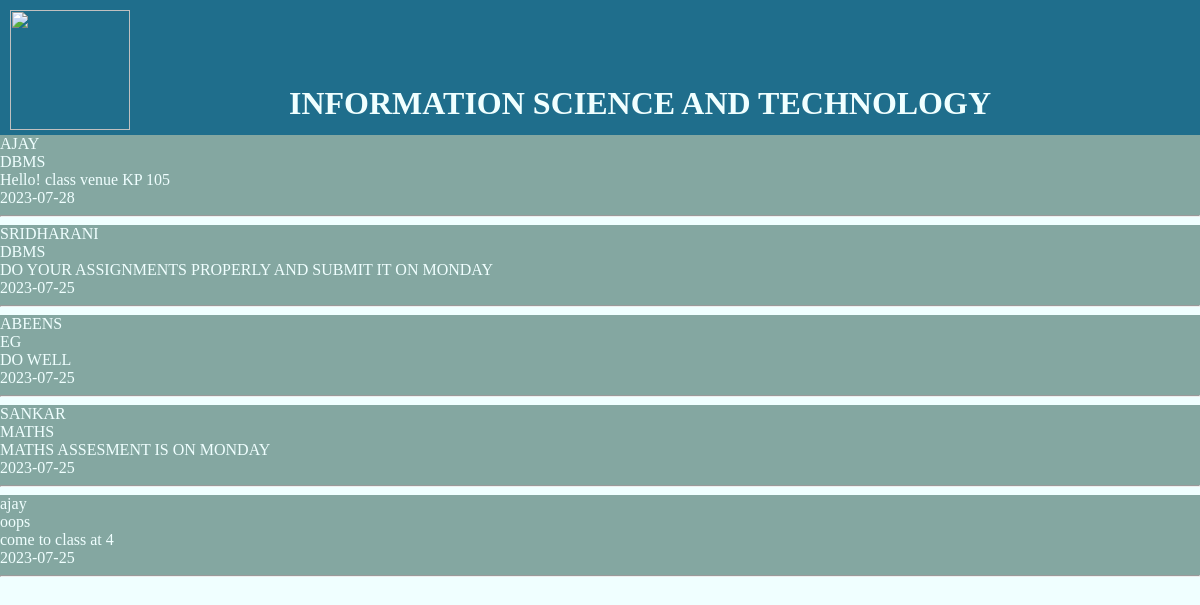
/studentlogin.php, run on the app's committed database.
### tables this page shows
CREATE TABLE `info` (
  `name1` varchar(30) NOT NULL,
  `subject1` varchar(40) NOT NULL,
  `info` mediumtext NOT NULL,
  `date` varchar(20) NOT NULL
);

### studentlogin.php (the view, shortened to what this page needs)
<link rel="stylesheet" href="info.css">
<div class="head">
<img src="annapic3.png">
          <h1 style="padding: 40px;">INFORMATION SCIENCE AND TECHNOLOGY</h1>
        </div>
<?php
$server="localhost";
$db="staffinfo";
$username="root";
$password="";
$conn = new mysqli($server,$username,$password,$db);
$sql= "SELECT * FROM info ORDER BY date DESC";
$result=$conn->query($sql);
if($result->num_rows>0){
    while ($row = $result->fetch_assoc()) {
        echo "<div>";
        foreach ($row as $key => $value) {
            echo  $value . "<br>";
        }
        echo "<hr>";
        echo "</div>";
    }
}
else{
    echo "<h1>NO INSTRUCTIONS WERE ANNOUNCED!</h1>";
}
?>

### info.css (style rules this page uses)
body div { background-color:#84A7A1; }
body,h1 { color: azure; }
.head { background-color:#1F6E8C; padding:10px; text-align: center; margin-top: 0px; height:115px; }
.head h1 { margin-top: 35px; }
.head img { float:left; width:120px; }

### data on the page
info: name1 "AJAY", subject1 "DBMS", info "Hello! class venue KP 105", date "2023-07-28"
info: name1 "SRIDHARANI", subject1 "DBMS", info "DO YOUR ASSIGNMENTS PROPERLY AND SUBMIT IT ON MONDAY", date "2023-07-25"
info: name1 "ABEENS", subject1 "EG", info "DO WELL", date "2023-07-25"
info: name1 "SANKAR", subject1 "MATHS", info "MATHS ASSESMENT IS ON MONDAY", date "2023-07-25"
info: name1 "ajay", subject1 "oops", info "come to class at 4", date "2023-07-25"
